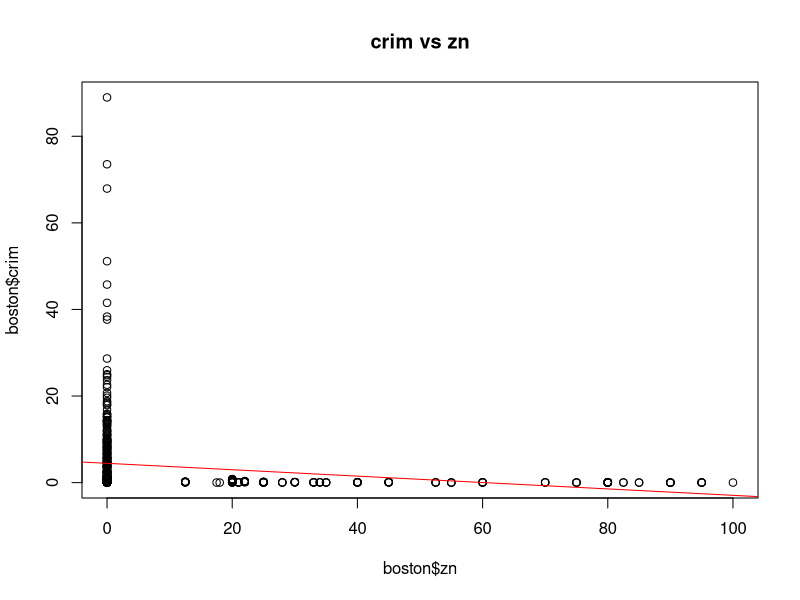
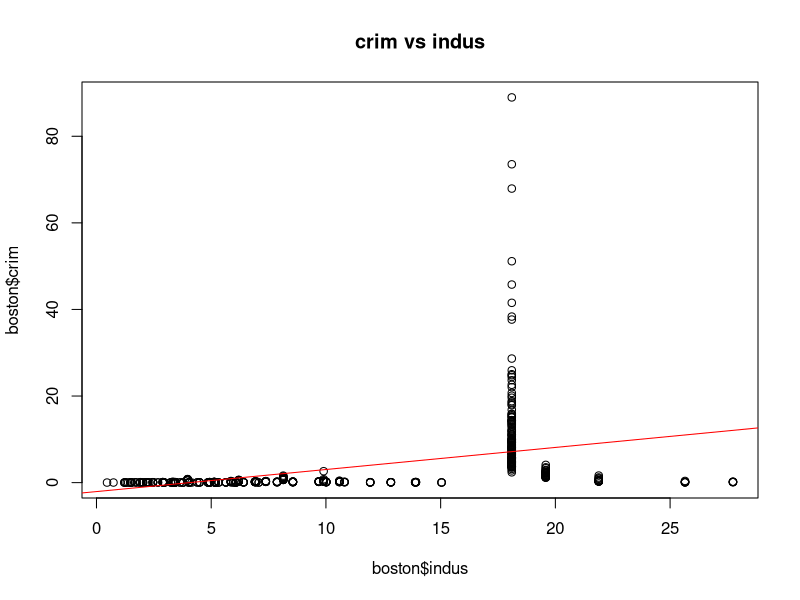
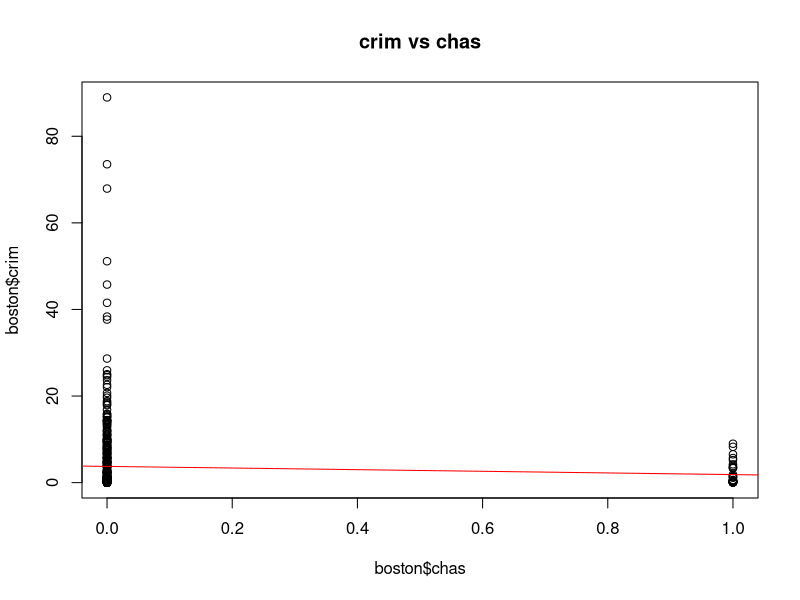
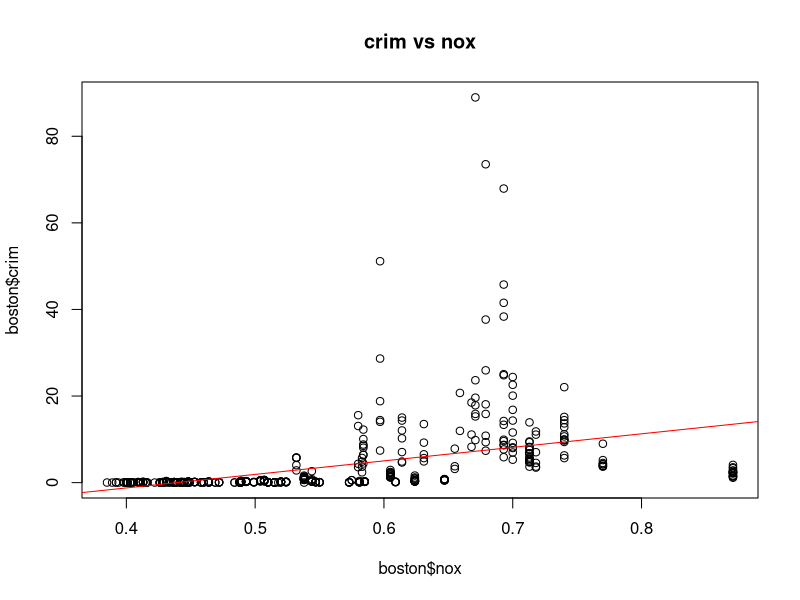
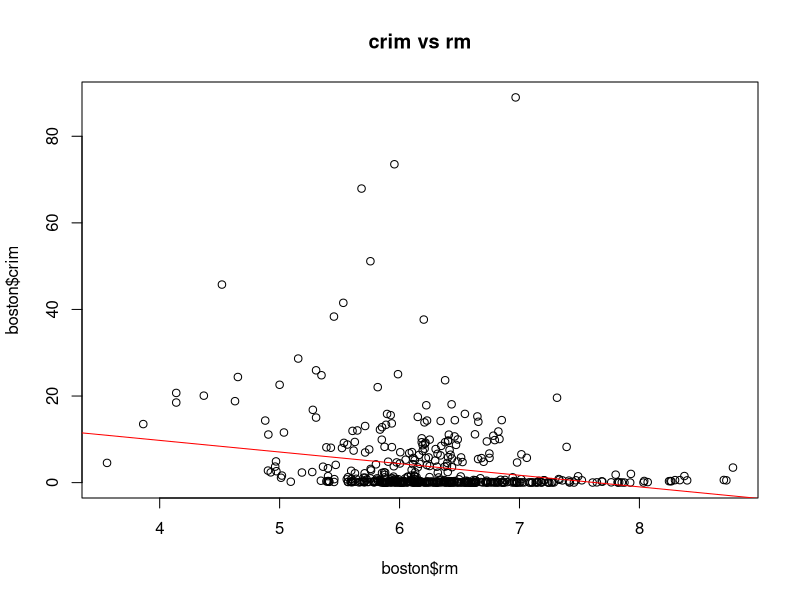
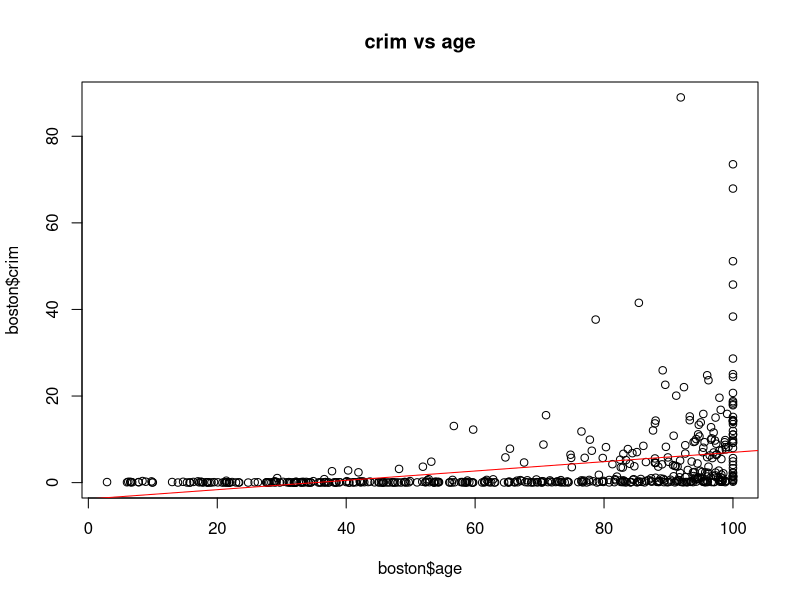
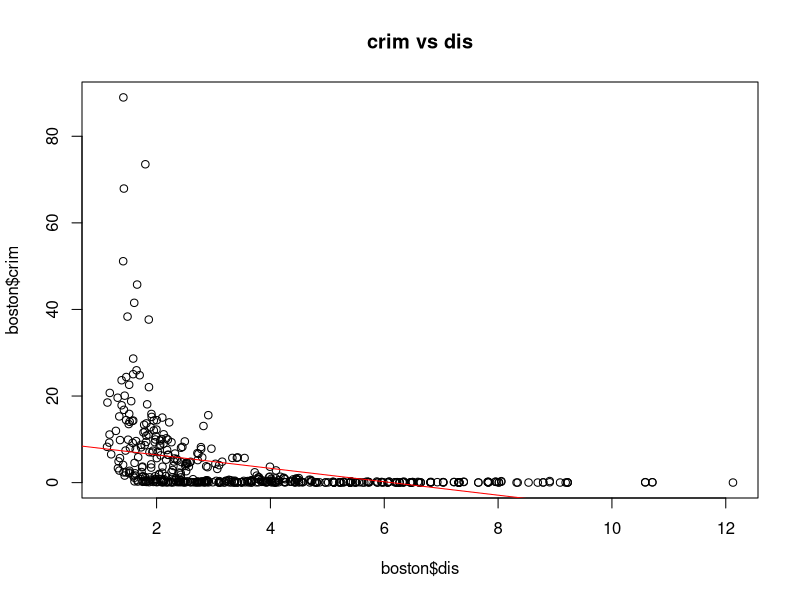
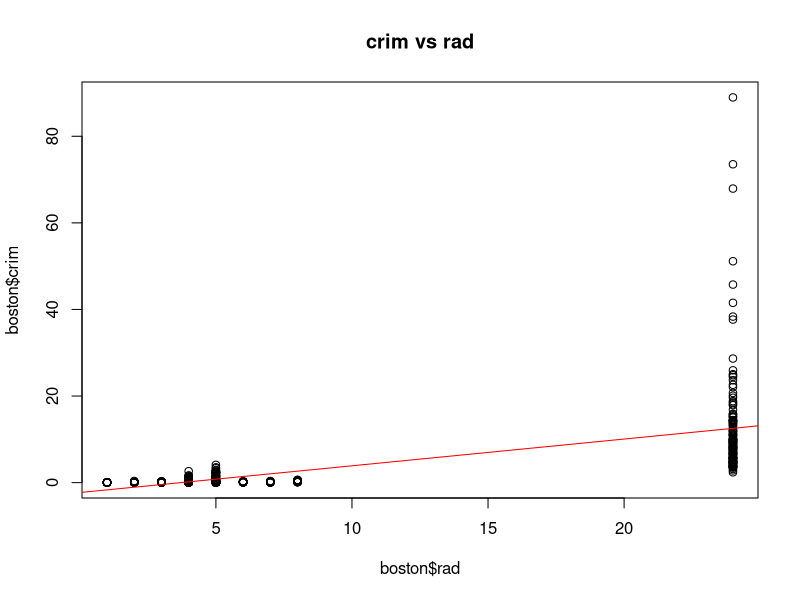

R code for these plots, in order:
## ---- chunk 1
knitr::opts_chunk$set(echo = TRUE)
## ---- chunk 2
library(MASS)
## ---- chunk 3
boston <- Boston
## ---- chunk 4
m1 <- lm(crim~zn, data = boston)
summary(m1)
plot(boston$zn, boston$crim, main = "crim vs zn")
abline(m1,col = "red")

m2 <- lm(crim~indus, data = boston)
summary(m2)
plot(boston$indus, boston$crim, main = "crim vs indus")
abline(m2,col = "red")

m3 <- lm(crim~chas, data = boston)
summary(m3)
plot(boston$chas, boston$crim, main = "crim vs chas")
abline(m3,col = "red")

m4 <- lm(crim~nox, data = boston)
summary(m4)
plot(boston$nox, boston$crim, main = "crim vs nox")
abline(m4,col = "red")

m5 <- lm(crim~rm, data = boston)
summary(m5)
plot(boston$rm, boston$crim, main = "crim vs rm")
abline(m5,col = "red")

m6 <- lm(crim~age, data = boston)
summary(m6)
plot(boston$age, boston$crim, main = "crim vs age")
abline(m6,col = "red")

m7 <- lm(crim~dis, data = boston)
summary(m7)
plot(boston$dis, boston$crim, main = "crim vs dis")
abline(m7,col = "red")

m8 <- lm(crim~rad, data = boston)
summary(m8)
plot(boston$rad, boston$crim, main = "crim vs rad")
abline(m8,col = "red")

m9 <- lm(crim~tax, data = boston)
summary(m9)
plot(boston$tax, boston$crim, main = "crim vs tax")
abline(m9,col = "red")

m10 <- lm(crim~ptratio, data = boston)
summary(m10)
plot(boston$ptratio, boston$crim, main = "crim vs ptratio")
abline(m10,col = "red")

m11 <- lm(crim~black, data = boston)
summary(m11)
plot(boston$black, boston$crim, main = "crim vs black")
abline(m11,col = "red")

m12 <- lm(crim~lstat, data = boston)
summary(m12)
plot(boston$lstat, boston$crim, main = "crim vs lstat")
abline(m12,col = "red")

m13 <- lm(crim~medv, data = boston)
summary(m13)
plot(boston$medv, boston$crim, main = "crim vs medv")
abline(m13,col = "red")
## ---- chunk 5
multiple <- lm(crim~., data = boston)
summary(multiple)
## ---- chunk 6
univeriate <- c(m1$coefficient[2], m2$coefficient[2], m3$coefficient[2],
                m4$coefficient[2], m5$coefficient[2], m6$coefficient[2],
                m7$coefficient[2], m8$coefficient[2], m9$coefficient[2],
                m10$coefficient[2], m11$coefficient[2], m12$coefficient[2],
                m13$coefficient[2])
multi <- c(multiple$coefficients[-1])
plot(univeriate, multi, main = "multiple linear vs univeriate linear")
## ---- chunk 7
poly1 <- lm(crim~zn+I(zn^2)+I(zn^3), data = boston)
summary(poly1)

poly2 <- lm(crim~indus+I(indus^2)+I(indus^3), data = boston)
summary(poly2)

poly3 <- lm(crim~chas+I(chas^2)+I(chas^3), data = boston)
summary(poly3)

poly4 <- lm(crim~nox+I(nox^2)+I(nox^3), data = boston)
summary(poly4)

poly5 <- lm(crim~rm+I(rm^2)+I(rm^3), data = boston)
summary(poly5)

poly6 <- lm(crim~age+I(age^2)+I(age^3), data = boston)
summary(poly6)

poly7 <- lm(crim~dis+I(dis^2)+I(dis^3), data = boston)
summary(poly7)

poly8 <- lm(crim~rad+I(rad^2)+I(rad^3), data = boston)
summary(poly8)

poly9 <- lm(crim~tax+I(tax^2)+I(tax^3), data = boston)
summary(poly9)

poly10 <- lm(crim~ptratio+I(ptratio^2)+I(ptratio^3), data = boston)
summary(poly10)

poly11 <- lm(crim~black+I(black^2)+I(black^3), data = boston)
summary(poly11)

poly12 <- lm(crim~lstat+I(lstat^2)+I(lstat^3), data = boston)
summary(poly12)

poly13 <- lm(crim~medv+I(medv^2)+I(medv^3), data = boston)
summary(poly13)
## ---- chunk 8
m1 <- lm(medv~crim, data = boston)
summary(m1)
plot(boston$crim, boston$medv, main = "medv vs crim")
abline(m1,col = "red")

m2 <- lm(medv~zn, data = boston)
summary(m2)
plot(boston$zn, boston$medv, main = "medv vs zn")
abline(m2,col = "red")

m3 <- lm(medv~indus, data = boston)
summary(m3)
plot(boston$indus, boston$medv, main = "medv vs indus")
abline(m3,col = "red")

m4 <- lm(medv~chas, data = boston)
summary(m4)
plot(boston$chas, boston$medv, main = "medv vs chas")
abline(m4,col = "red")

m5 <- lm(medv~nox, data = boston)
summary(m5)
plot(boston$nox, boston$medv, main = "medv vs nox")
abline(m5,col = "red")

m6 <- lm(medv~rm, data = boston)
summary(m6)
plot(boston$rm, boston$medv, main = "medv vs rm")
abline(m6,col = "red")

m7 <- lm(medv~age, data = boston)
summary(m7)
plot(boston$age, boston$medv, main = "medv vs age")
abline(m7,col = "red")

m8 <- lm(medv~dis, data = boston)
summary(m8)
plot(boston$dis, boston$medv, main = "medv vs dis")
abline(m8,col = "red")

m9 <- lm(medv~rad, data = boston)
summary(m9)
plot(boston$rad, boston$medv, main = "medv vs rad")
abline(m9,col = "red")

m10 <- lm(medv~tax, data = boston)
summary(m10)
plot(boston$tax, boston$medv, main = "medv vs tax")
abline(m10,col = "red")

m11 <- lm(medv~ptratio, data = boston)
summary(m11)
plot(boston$ptratio, boston$medv, main = "medv vs ptratio")
abline(m11,col = "red")

m12 <- lm(medv~black, data = boston)
summary(m12)
plot(boston$black, boston$medv, main = "medv vs black")
abline(m12,col = "red")

m13 <- lm(medv~lstat, data = boston)
summary(m13)
plot(boston$lstat, boston$medv, main = "medv vs lstat")
abline(m13,col = "red")
## ---- chunk 9
multiple <- lm(medv~., data = boston)
summary(multiple)
## ---- chunk 10
univeriate <- c(m1$coefficient[2], m2$coefficient[2], m3$coefficient[2],
                m4$coefficient[2], m5$coefficient[2], m6$coefficient[2],
                m7$coefficient[2], m8$coefficient[2], m9$coefficient[2],
                m10$coefficient[2], m11$coefficient[2], m12$coefficient[2],
                m13$coefficient[2])
multi <- c(multiple$coefficients[-1])
plot(univeriate, multi, main = "multiple linear vs univeriate linear")
## ---- chunk 11
poly1 <- lm(medv~zn+I(zn^2)+I(zn^3), data = boston)
summary(poly1)

poly2 <- lm(medv~indus+I(indus^2)+I(indus^3), data = boston)
summary(poly2)

poly3 <- lm(medv~chas+I(chas^2)+I(chas^3), data = boston)
summary(poly3)

poly4 <- lm(medv~nox+I(nox^2)+I(nox^3), data = boston)
summary(poly4)

poly5 <- lm(medv~rm+I(rm^2)+I(rm^3), data = boston)
summary(poly5)

poly6 <- lm(medv~age+I(age^2)+I(age^3), data = boston)
summary(poly6)

poly7 <- lm(medv~dis+I(dis^2)+I(dis^3), data = boston)
summary(poly7)

poly8 <- lm(medv~rad+I(rad^2)+I(rad^3), data = boston)
summary(poly8)

poly9 <- lm(medv~tax+I(tax^2)+I(tax^3), data = boston)
summary(poly9)

poly10 <- lm(medv~ptratio+I(ptratio^2)+I(ptratio^3), data = boston)
summary(poly10)

poly11 <- lm(medv~black+I(black^2)+I(black^3), data = boston)
summary(poly11)

poly12 <- lm(medv~lstat+I(lstat^2)+I(lstat^3), data = boston)
summary(poly12)

poly13 <- lm(medv~crim+I(crim^2)+I(crim^3), data = boston)
summary(poly13)
